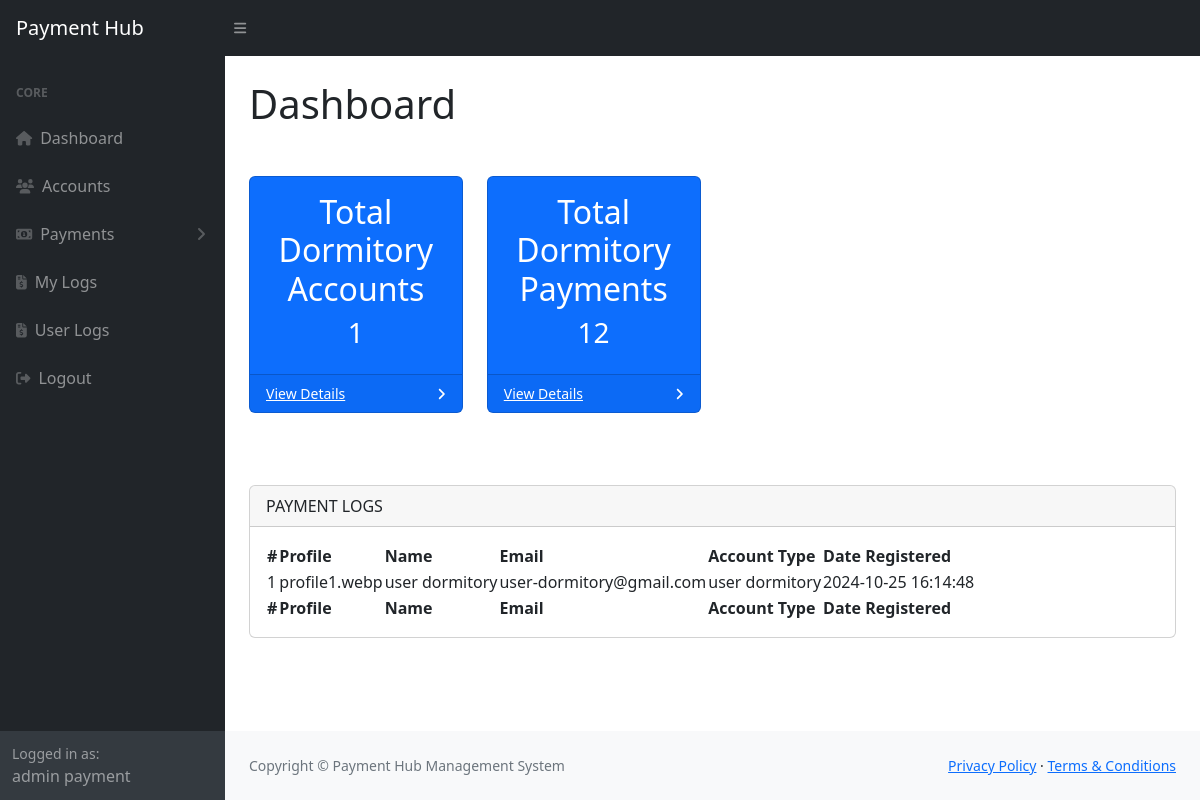
The app's page /admin/dormitory-admin/dormitory-adminDashboard.php (signed in) with its own data.
### tables this page shows
CREATE TABLE `accounts` (
  `id` int(11) NOT NULL,
  `image` varchar(255) NOT NULL,
  `name` varchar(80) NOT NULL,
  `email` varchar(100) NOT NULL,
  `password` varchar(100) NOT NULL,
  `user_type` varchar(50) NOT NULL,
  `date_registered` datetime NOT NULL DEFAULT current_timestamp()
);

### admin/dormitory-admin/dormitory-adminDashboard.php (the view, shortened to what this page needs)
<?php
    include('dormitory-header.php');
?>
<main>
    <div class="container-fluid px-4">
        <h1 class="mt-4">Dashboard</h1>
        <div class="row mt-5">
            <div class="col-xl-3 col-md-5">
                <div class="card bg-primary mb-4">
                    <div class="card-body text-center text-white">
                        <h2>Total Dormitory Accounts</h2>
                        <?php
                            $query = "SELECT * FROM accounts WHERE user_type = 'user dormitory'";
                            $run_query = mysqli_query($connection, $query);
                            if ($run_query) {
                                $row = mysqli_num_rows($run_query);
                                echo '<h3>' . $row . '</h3>';
                            } else {
                                echo '<h3>Error: Could not retrieve data.</h3>';
                            }
                        ?>
                    </div>
                    <div class="card-footer d-flex align-items-center justify-content-between">
                        <a class="small text-white stretched-link" href="#">View Details</a>
                        <div class="small text-white"><i class="fas fa-angle-right"></i></div>
                    </div>
                </div>
            </div>
            <div class="col-xl-3 col-md-5">
                <div class="card bg-primary mb-4">
                    <div class="card-body text-center text-white">
                        <h2>Total Dormitory Payments</h2>
                        <h3>12</h3>
                    </div>
                    <div class="card-footer d-flex align-items-center justify-content-between">
                        <a class="small text-white stretched-link" href="#">View Details</a>
                        <div class="small text-white"><i class="fas fa-angle-right"></i></div>
                    </div>
                </div>
            </div>
        </div>
        <div class="card mt-5">
            <div class="card-header">
                PAYMENT LOGS
            </div>
            <div class="card-body">
                <table id="datatablesSimple">
                    <thead>
                        <tr>
                            <th>#</th>
                            <th>Profile</th>
                            <th>Name</th>
                            <th>Email</th>
                            <th>Account Type</th>
                            <th>Date Registered</th>
                        </tr>
                    </thead>
                    <tfoot>
                        <tr>
                            <th>#</th>
                            <th>Profile</th>
                            <th>Name</th>
                            <th>Email</th>
                            <th>Account Type</th>
                            <th>Date Registered</th>
                        </tr>
                    </tfoot>
                    <tbody>
                        <?php
                        $sql = "SELECT * FROM accounts WHERE user_type = 'user dormitory' ORDER BY id DESC";
                        $result = $connection->query($sql);
                        if ($result->num_rows > 0) {
                            $count = 1;
                            while ($row = $result->fetch_assoc()) {
                                echo "<tr>
                                            <td>{$count}</td>
                                            <td>{$row['image']}</td>
                                            <td>{$row['name']}</td>
                                            <td>{$row['email']}</td>
                                            <td>{$row['user_type']}</td>
                                            <td>{$row['date_registered']}</td>
                                        </tr>";
                                $count++;
                            }
                        } else {
                            echo "<tr><td colspan='6' class='text-center'>No students found.</td></tr>";
                        }
                        ?>
                    </tbody>
                </table>
            </div>
        </div>
    </div>
</main>
<?php include("../../components/footer.php"); ?>
<?php include("../../components/scripts.php"); ?>

### admin/dormitory-admin/dormitory-header.php (shortened to what this page needs)
<?php
    $id = $_SESSION['id'];
    include('../../connection/connection.php');
    $sql = "SELECT * FROM accounts WHERE id = $id";
    $result = $connection->query($sql);
    if ($result->num_rows > 0) {
        $user = $result->fetch_assoc();
    } else {
        die('Account not found.');
    }
?>
<!DOCTYPE html>
<html lang="en">
    <head>
        <link href="https://cdn.jsdelivr.net/npm/simple-datatables@7.1.2/dist/style.min.css" rel="stylesheet" />
        <link href="../../css/dashboard.css" rel="stylesheet" />
    </head>
    <body class="sb-nav-fixed">
        <nav class="sb-topnav navbar navbar-expand navbar-dark bg-dark">
            <a class="navbar-brand ps-3" href="dormitory-adminDashboard.php">Payment Hub</a>
            <button class="btn btn-link btn-sm order-1 order-lg-0 me-4 me-lg-0" id="sidebarToggle" href="#!"><i class="fas fa-bars"></i></button>
        </nav>
        <div id="layoutSidenav">
            <div id="layoutSidenav_nav">
                <nav class="sb-sidenav accordion sb-sidenav-dark" id="sidenavAccordion">
                    <div class="sb-sidenav-menu">
                    <div class="nav">
                            <div class="sb-sidenav-menu-heading">Core</div>
                            <a class="nav-link" href="dormitory-adminDashboard.php">
                                <div class="sb-nav-link-icon"><i class="fas fa-home"></i></div>
                                Dashboard
                            </a>
                            <a class="nav-link" href="dormitory-accounts.php">
                                <div class="sb-nav-link-icon"><i class="fas fa-users"></i></div>
                                Accounts
                            </a>
                            <a class="nav-link collapsed" href="#" data-bs-toggle="collapse" data-bs-target="#collapseLayouts" aria-expanded="false" aria-controls="collapseLayouts">
                                <div class="sb-nav-link-icon"><i class="fas fa-money-bill-alt"></i></div>
                                Payments
                                <div class="sb-sidenav-collapse-arrow"><i class="fas fa-angle-down"></i></div>
                            </a>
                            <a class="nav-link" href="my-logs.php">
                                <div class="sb-nav-link-icon"><i class="fas fa-file-invoice-dollar"></i></div>
                                My Logs
                            </a>
                            <a class="nav-link" href="dormitory-userLogs.php">
                                <div class="sb-nav-link-icon"><i class="fas fa-file-invoice-dollar"></i></div>
                                User Logs
                            </a>
                            <a class="nav-link" href="../../logout.php">
                                <div class="sb-nav-link-icon"><i class="fas fa-sign-out-alt"></i></div>
                                Logout
                            </a>
                        </div>
                    </div>
                    <div class="sb-sidenav-footer">
                        <div class="small">Logged in as:</div>
                        <?php echo $user['name']; ?>
                    </div>
                </nav>
            </div>
            <div id="layoutSidenav_content">

### records on screen
accounts: name "admin payment"
accounts: image "profile1.webp", name "user dormitory", email "user-dormitory@gmail.com", user_type "user dormitory", date_registered "2024-10-25 16:14:48"

### other values on screen
$row "1"
